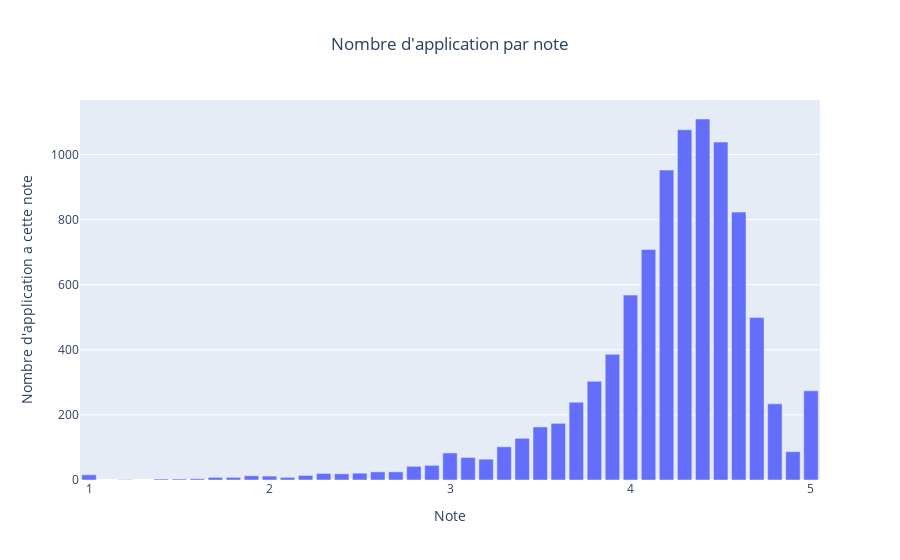

This figure's notebook cell:
### Code cell
fig = go.Figure(data=[go.Bar(
    x=ratings_count.index,
    y=ratings_count
)])
fig.update_layout(
    title_text='Nombre d\'application par note',
    xaxis_title="Note", 
    yaxis_title="Nombre d'application a cette note", 
    width=900,
    xaxis=dict(tickmode = 'linear', dtick = 1),
    title_x=0.5
)
fig.show()

### Figure 1 — Plotly figure (JSON) as saved in the notebook; plotly's stock layout.template omitted (floating-point values rounded to 4 significant figures)
{"data": [{"type": "bar", "x": [4.4, 4.3, 4.5, 4.2, 4.6, 4.1, 4, 4.7, 3.9, 3.8, 5, 3.7, 4.8, 3.6, 3.5, 3.4, 3.3, 4.9, 3, 3.1, 3.2, 2.9, 2.8, 2.7, 2.6, 2.5, 2.3, 2.4, 1, 2.2, 1.9, 2, 1.7, 1.8, 2.1, 1.6, 1.4, 1.5, 1.2], "y": [1109, 1076, 1038, 952, 823, 708, 568, 499, 386, 303, 274, 239, 234, 174, 163, 128, 102, 87, 83, 69, 64, 45, 42, 25, 25, 21, 20, 19, 16, 14, 13, 12, 8, 8, 8, 4, 3, 3, 1]}], "layout": {"title": {"text": "Nombre d'application par note", "x": 0.5}, "width": 900, "xaxis": {"dtick": 1, "tickmode": "linear", "title": {"text": "Note"}}, "yaxis": {"title": {"text": "Nombre d'application a cette note"}}}}
